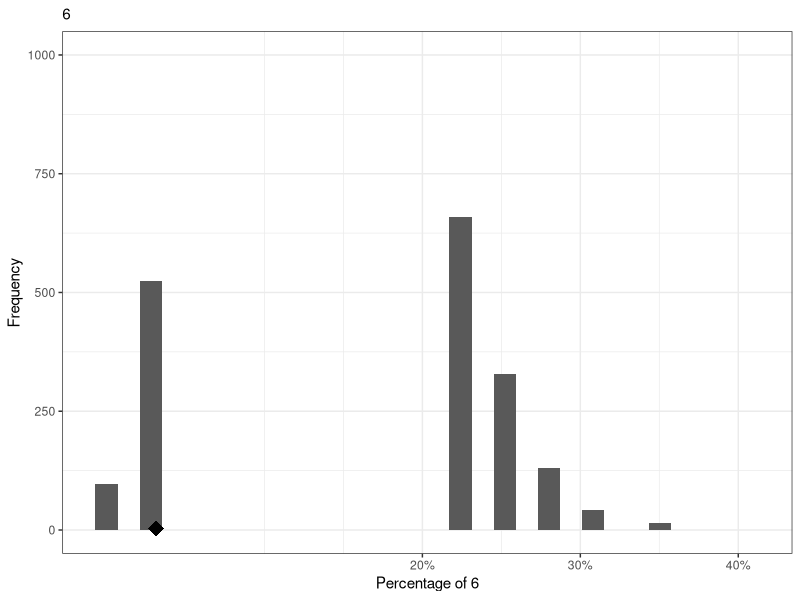
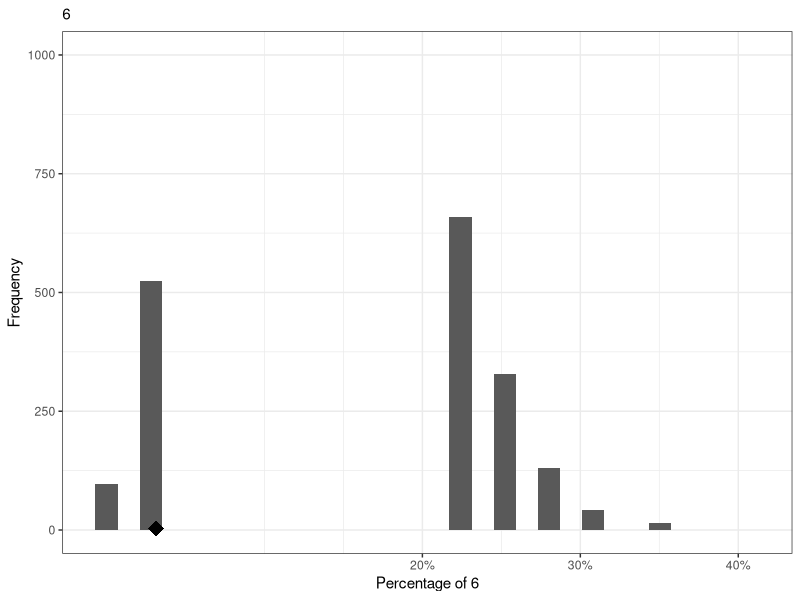

These charts were generated, in order, by the following R code:
#############################################################################################
##############################################################################################

# Evaluate the performance of glms for simulated data. Only useful for glms using poisson distributions at the moment.  
# Author: Daniel Gschwentner
# Date: 25/09/2020
# Adopted from Smith and Warren, 2018 GLMs. Available from Nottingham Trent Uni: http://irep.ntu.ac.uk/id/eprint/37478/1/14596_Smith.pdf 

##############################################################################################
# Function.

sim.eval <- function(GLM){
  require(ggplot2)
  
  # Retrieve data used to build glm. 
  glm.data <- GLM[["data"]]
  # Create vector of unique repsonse variables. 
  unique.res <- unique(glm.data[,which(colnames(glm.data) == as.character(GLM[["formula"]][2]))])
  
  # Create simulated data using 10,000 observations. 
  n <- nrow(glm.data)
  fitted.vals <- fitted(GLM)
  response.sim <- matrix(nrow = n, ncol = 10000)
  vals.to.eval <-  vector(length = 10000)
  for(k in unique.res){
      for(i in 1:10000){
      response.sim[,i] <- rpois(n, lambda = fitted.vals) 
      vals.to.eval[i] <- sum(response.sim[, i] == k)/n }
    
    x <- as.data.frame(vals.to.eval)
    plot.obj <- ggplot(x, aes(x = vals.to.eval)) + 
      geom_histogram() + 
      labs(x = paste0("Percentage of ", k), y = "Frequency", subtitle = k) + 
      xlim(c(0.2, 0.6)) + 
      ylim(c(0, 1000)) + 
      scale_x_continuous(breaks = c(0.2, 0.3, 0.4, 0.5, 0.6), 
                                  labels = c("20%", "30%", "40%", "50%", "60%")) + 
      geom_point(aes(x = sum(unique.res == k) / n, y = 3),pch = 18, cex = 5, col = 1 ) + 
      theme_bw()
      plot(plot.obj)
    return(plot.obj)
    
  }
}


###########################################################################################
# Reproducible example. 
data("mtcars")

# Build glm. 
glm_mt <- glm(cyl ~ mpg + disp + am, data = mtcars, family = poisson)

sim.eval(glm_mt)  


